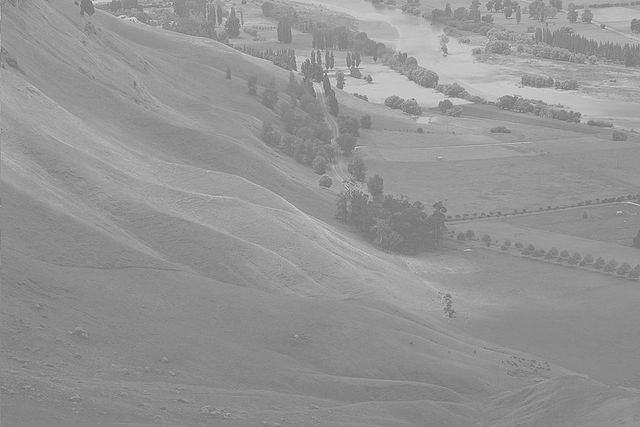
%> input picture INM460-ComputerVision/labs/lab3/Hawkes_Bay_NZ.jpg, 640 x 427 px
$ octave Lab03_Task4_Histogram.m   (GNU Octave 9; MATLAB toolbox functions it lacks are replaced by stand-ins)
%> lines starting %> are read from the running program, lines starting %| are printed output that depends on the picture
%  _____        _     _ _
% |_   _|_ _ __| |__ | | |
%   | |/ _` (_-< / / |_  _|
%   |_|\__,_/__/_\_\   |_|
%  _  _ _    _                              ___                _ _         _   _
% | || (_)__| |_ ___  __ _ _ _ __ _ _ __   | __|__ _ _  _ __ _| (_)_____ _| |_(_)___ _ _
% | __ | (_-<  _/ _ \/ _` | '_/ _` | '  \  | _|/ _` | || / _` | | |_ / _` |  _| / _ \ ' \
% |_||_|_/__/\__\___/\__, |_| \__,_|_|_|_| |___\__, |\_,_\__,_|_|_/__\__,_|\__|_\___/_||_|
%                    |___/                        |_|

% The Histogram Equalization algorithm enhances the contrast of images by
% transforming the values in an intensity image so that the histogram of the output
% image is approximately flat.

% housekeeping
clear all;
clc;

I = imread('Hawkes_Bay_NZ.jpg');
%> I is the input picture: size 427x640 uint8; min 104, max 230, mean 148
figure; imshow(I);
figure; imhist(I, 256);
%> after `imhist(I, 256)`:
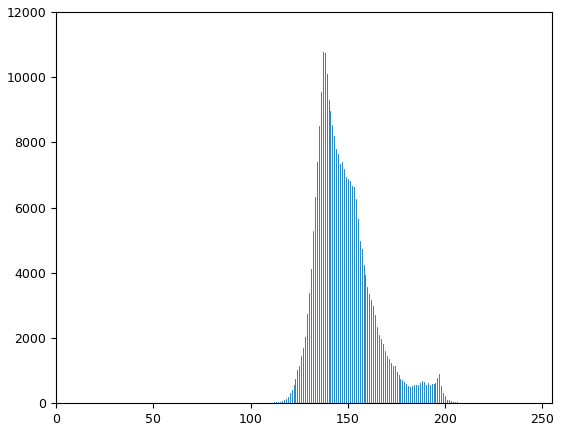
%> figure redrawn from the program's plot data; highest point at x = 137, y = 10779
img_eq = histeq(I);
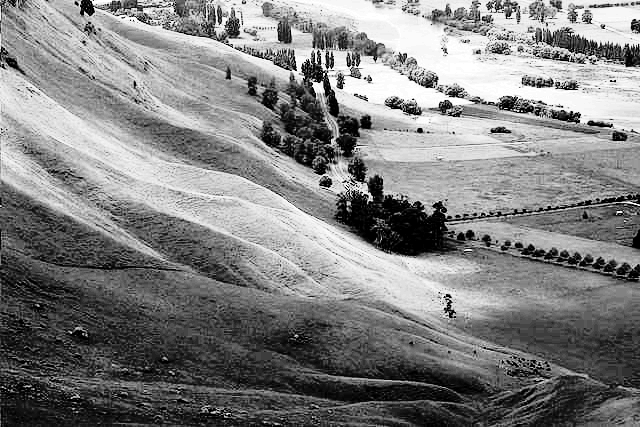
%> img_eq: size 427x640 uint8; min 0, max 255, mean 128.4
figure; imshow(img_eq);
figure; imhist(img_eq, 256);
%> after `imhist(img_eq, 256)`:
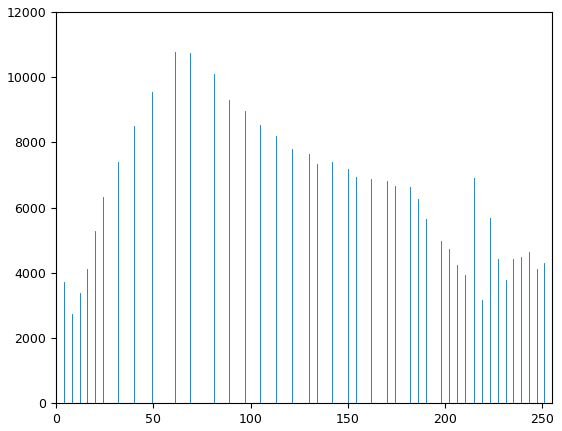
%> figure redrawn from the program's plot data; highest point at x = 61, y = 10779
